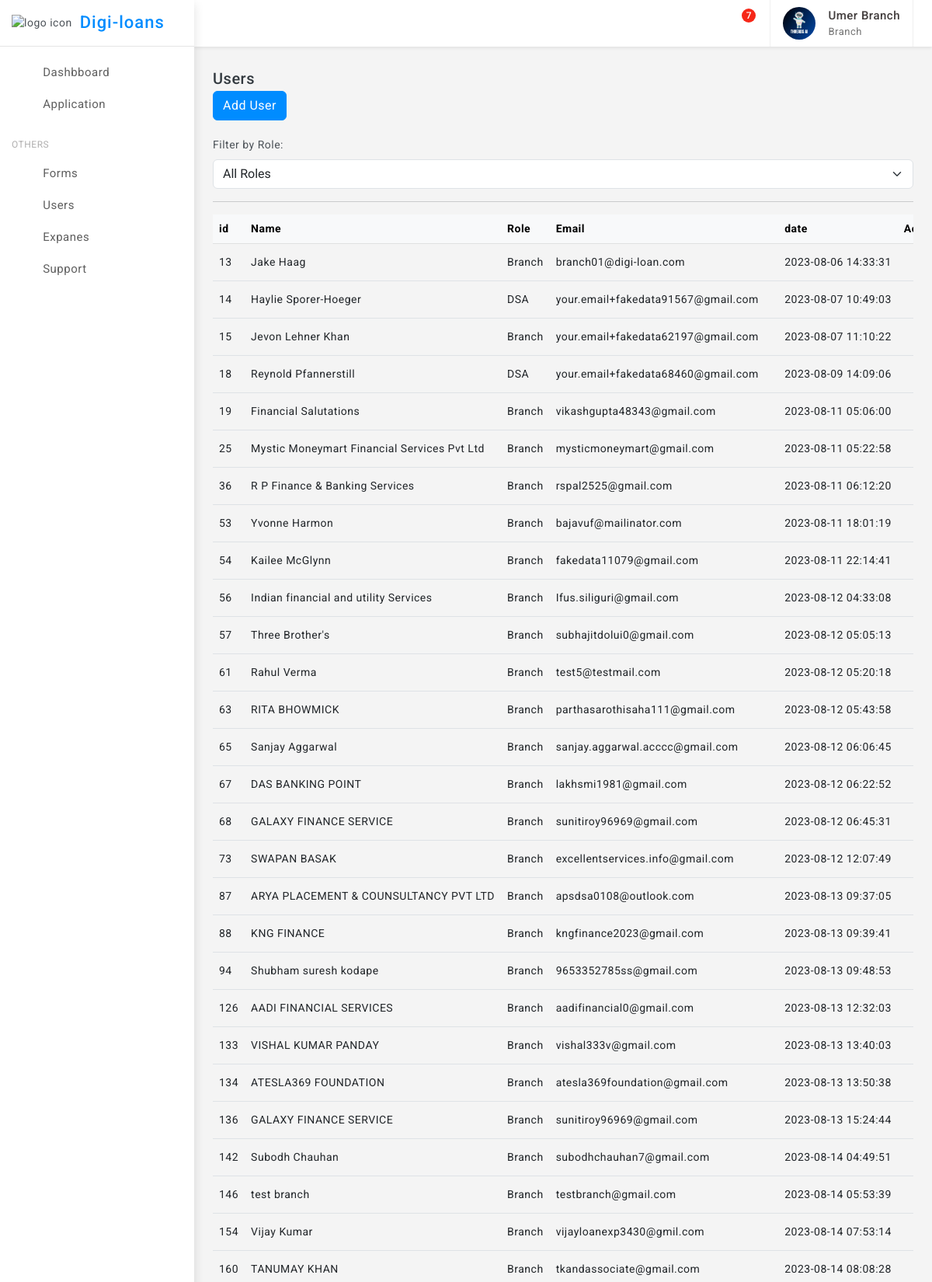
Page /users (signed in, upper part) on the committed database.
### tables this page shows
CREATE TABLE Roles (
                role_id INTEGER PRIMARY KEY,
                role_name TEXT NOT NULL,
                created_time TIMESTAMP DEFAULT CURRENT_TIMESTAMP,
                updated_time TIMESTAMP DEFAULT CURRENT_TIMESTAMP
            );

CREATE TABLE "Users" (
	"user_id"	INTEGER,
	"email"	TEXT NOT NULL,
	"password"	TEXT NOT NULL,
	"role_id"	INTEGER,
	"full_name"	TEXT,
	"date_of_birth"	TEXT,
	"address"	TEXT,
	"phone_number"	TEXT,
	"created_time"	TIMESTAMP DEFAULT CURRENT_TIMESTAMP,
	"updated_time"	TIMESTAMP DEFAULT CURRENT_TIMESTAMP,
	"approved"	INTEGER,
	"createdBy"	INTEGER,
	"branchBy"	INTEGER,
	PRIMARY KEY("user_id"),
	FOREIGN KEY("branchBy") REFERENCES "Users"("user_id")
);

### flask_app.py (the view, shortened to what this page needs)
@app.route('/users')
def admin_users():
    user_id=session["user"][0]
    role_id=session["role"][0]
    if(role_id==1):
        users = get_users_super_admin()
    elif (role_id==3):
        users=get_branch_users_branchdBy(user_id)
    final_users = [tuple(user) + (get_role(user[3])[1],get_user_image(user[0],),user_documentdb.get_user_document_by_id(user[0]),disabledb.get_disabled_user(user[0])) for user in users]
    return render_template("users_list.html",users=final_users,get_user=get_user)

### databse/db_service.py (called while the page is built)
def connect_db():
    return sqlite3.connect('databse/digi_loans.db')

def get_role(role_id):
    conn = connect_db()
    cursor = conn.cursor()
    try:
        cursor.execute('SELECT * FROM Roles WHERE role_id = ?', (role_id,))
        role = cursor.fetchone()
        conn.close()
        return role
    except sqlite3.Error as e:
        print("Error getting role:", e)
        conn.close()
        return None

def get_user_image(user_id):
    try:
        conn = connect_db()
        cursor = conn.cursor()
        cursor.execute('SELECT * FROM UserProfile WHERE user_id = ?', (user_id,))
        result = cursor.fetchone()  # Fetch one row, assuming you want to retrieve a single user's image data
        conn.commit()
        print("got image result for ",user_id," : ",result)
        return result  # Return the fetched result
    except sqlite3.Error as e:
        print("Error get_user_image:", e)
        if conn:
            conn.rollback()
        return None  # Return None to indicate an error

def get_branch_users_branchdBy(branch_id):
    conn = connect_db()
    cursor = conn.cursor()
    try:
        cursor.execute('''
            SELECT * FROM Users WHERE role_id > 2 AND branchBy = ?
        ''', (branch_id,))
        users = cursor.fetchall()
        conn.close()
        return users
    except sqlite3.Error as e:
        print("Error get_branch_users_branchdBy :", e)
        conn.close()
        return None

### databse/disabled_manage.py (called while the page is built)
def get_disabled_user(user_id):
    connection = db.connect_db()
    try:
        with connection:
            cursor = connection.cursor()
            cursor.execute("SELECT disabled FROM disabled_user WHERE user_id = ?", (user_id,))
            user_disabled = cursor.fetchone()
            if user_disabled is not None:
                return user_disabled[0]  # Return the value of the "disabled" column
            else:
                return False  # User is not found
    finally:
        connection.close()

### databse/user_document.py (called while the page is built)
def get_user_document_by_id(user_id):
    connection = db.connect_db()
    cursor = connection.cursor()
    try:
        cursor.execute("SELECT * FROM UserDocument WHERE user_id=?", (user_id,))
        return cursor.fetchone()
    except Exception as e:
        print("Error retrieving user document:", e)
    finally:
        connection.close()

### templates/users_list.html (shortened to what this page needs)
{% extends 'base.html' %}
{% block content %}
<div class="page-wrapper">
    <div class="page-content">
        <div class="card-body">
            <div class="d-flex align-items-center">
                <div>
                    <h5 class="mb-0">Users</h5>
                </div>
                <div class="font-22 ms-auto"><i class="bx bx-dots-horizontal-rounded"></i></div>
            </div>
            <div class="ms-auto">
                <div class="btn-group">
                    <a href="{{url_for('adduser')}}" class="btn btn-primary">Add User</a>
                </div>
            </div><br>
            <div class="ms-auto">
                <label for="roleFilter" class="form-label">Filter by Role:</label>
                <select id="roleFilter" class="form-select">
                    <option value="">All Roles</option>
                </select>
            </div>
            <hr>
            <div class="table-responsive">
                <table class="table align-middle mb-0">
                    <thead class="table-light">
                        <tr>
                            <th>id</th>
                            <th>Name</th>
                            <th>Role</th>
                            <th>Email</th>
                            <th>date</th>
                            <th>Action</th>
                        </tr>
                    </thead>
                    <tbody>
                        {% for user in users %}
                        <tr class="user-row">
                            <td>{{ user[0] }}</td>
                            <td>{{ user[4] }}</td>
                            <td class="role-cell">{{ user[13] }}</td>
                            <td>{{ user[1] }}</td>
                            <td>{{ user[8] }}</td>
                            <td>
                        </tr>
                        {% endfor %}
                    </tbody>
                </table>
            </div>
        </div>
    </div>
</div>
{% endblock %}

### templates/base.html (shortened to what this page needs)
<!doctype html>
<html lang="en">
<head>
	<link href="{{ url_for('static', filename='assets/plugins/vectormap/jquery-jvectormap-2.0.2.css') }}" rel="stylesheet"/>
	<link href="{{ url_for('static', filename='assets/plugins/simplebar/css/simplebar.css') }}" rel="stylesheet" />
	<link href="{{ url_for('static', filename='assets/plugins/perfect-scrollbar/css/perfect-scrollbar.css') }}" rel="stylesheet" />
	<link href="{{ url_for('static', filename='assets/plugins/metismenu/css/metisMenu.min.css') }}" rel="stylesheet"/>
	<link href="{{ url_for('static', filename='assets/plugins/datatable/css/dataTables.bootstrap5.min.css') }}" rel="stylesheet" />
	<link href="{{ url_for('static', filename='assets/css/pace.min.css') }}" rel="stylesheet"/>
	<link href="{{ url_for('static', filename='assets/css/bootstrap.min.css') }}" rel="stylesheet">
	<link href="{{ url_for('static', filename='assets/css/bootstrap-extended.css') }}" rel="stylesheet">
	<link href="{{ url_for('static', filename='assets/css/app.css') }}" rel="stylesheet">
	<link href="{{ url_for('static', filename='assets/css/icons.css') }}" rel="stylesheet">
	<link rel="stylesheet" href="{{ url_for('static', filename='assets/css/dark-theme.css') }}"/>
	<link rel="stylesheet" href="{{ url_for('static', filename='assets/css/semi-dark.css') }}"/>
	<link rel="stylesheet" href="{{ url_for('static', filename='assets/css/header-colors.css') }}"/>
</head>
<body>
	<div class="wrapper">
		<div class="sidebar-wrapper" data-simplebar="true">
			<div class="sidebar-header">
				<div>
					<img src="{{ url_for('static', filename='assets/images/logo-icon.png') }}" class="logo-icon" alt="logo icon">
				</div>
				<div>
					<h4 class="logo-text">Digi-loans</h4>
				</div>
				<div class="toggle-icon ms-auto"><i class='bx bx-arrow-back'></i>
				</div>
			 </div>
			<ul class="metismenu" id="menu">
				<li>
					<a href="/" >
						<div class="parent-icon"><i class='bx bx-home'></i>
						</div>
						<div class="menu-title">Dashbboard</div>
					</a>
				</li>
				<li>
					<a href="{{ url_for('all_applications') }}" >
						<div class="parent-icon"><i class="bx bx-category"></i>
						</div>
						<div class="menu-title">Application</div>
					</a>
				</li>
				<li class="menu-label">Others</li>
				<li>
					<a href="{{ url_for('admin_forms') }}" >
						<div class="parent-icon"><i class='bx bx-cookie'></i>
						</div>
						<div class="menu-title">Forms</div>
					</a>
				</li>
				{% if session["role"][0]<4 %}
				<li>
					<a href="{{ url_for('admin_users') }}" >
						<div class="parent-icon"><i class='bx bx-user'></i>
						</div>
						<div class="menu-title">Users</div>
					</a>
				</li>
				<li>
					<a href="{{ url_for('expanes_routes.expenses') }}" >
						<div class="parent-icon"><i class='bx bx-money'></i>
						</div>
						<div class="menu-title">Expanes</div>
					</a>
				</li>
				{% endif %}
				<li>
					<a href="http://digi-loans.com/" target="_blank">
						<div class="parent-icon"><i class="bx bx-support"></i>
						</div>
						<div class="menu-title">Support</div>
					</a>
				</li>
			</ul>
		</div>
		<header>
			<div class="topbar d-flex align-items-center">
				<nav class="navbar navbar-expand gap-3">
					  <div class="top-menu ms-auto">
						<ul class="navbar-nav align-items-center gap-1">
							<li class="nav-item dark-mode d-none d-sm-flex">
								<a class="nav-link dark-mode-icon" href="javascript:;"><i class='bx bx-moon'></i>
								</a>
							</li>
							<li class="nav-item dropdown dropdown-large">
								<a class="nav-link dropdown-toggle dropdown-toggle-nocaret position-relative" href="#" data-bs-toggle="dropdown"><span class="alert-count">7</span>
									<i class='bx bx-bell'></i>
								</a>
							</li>
						</ul>
					</div>
					<div class="user-box dropdown px-3">
						<a class="d-flex align-items-center nav-link dropdown-toggle gap-3 dropdown-toggle-nocaret" href="#" role="button" data-bs-toggle="dropdown" aria-expanded="false">
							{% if session['image'] %}
							<img src="{{ url_for('static', filename=session['image'][2]) }}" class="user-img" alt="user avatar">
							{% endif %}
							<div class="user-info">
								<p class="user-name mb-0">{{session['user'][4]}}</p>
								<p class="designattion mb-0">{{session['role'][1]}}</p>
							</div>
						</a>
					</div>
				</nav>
			</div>
		</header>
		{% block content %}{% endblock %}
	</div>
</body>
</html>

### static/assets/css/app.css (style rules this page uses)
body { font-size: 14px; color: #4c5258; letter-spacing: .5px; background: #f4f4f4; overflow-x: hidden; font-family: Roboto, sans-serif }
a { text-decoration: none }
.wrapper { width: 100%; position: relative }
.sidebar-wrapper { width: 250px; height: 100%; position: fixed; top: 0; bottom: 0; left: 0; background: #fff; border-right: 0 solid #e4e4e4; z-index: 11; box-shadow: 0 .3rem .8rem rgba(0, 0, 0, .12); transition: all .2s ease-out }
.sidebar-header { width: 250px; height: 60px; display: flex; align-items: center; position: fixed; top: 0; bottom: 0; padding: 0 15px; z-index: 5; background: #fff; background-clip: padding-box; border-bottom: 1px solid #e4e4e4 }
.logo-icon { width: 30px }
.logo-text { font-size: 22px; margin-left: 10px; margin-bottom: 0; letter-spacing: 1px; color: #008cff; }
.toggle-icon { font-size: 22px; cursor: pointer; color: #008cff }
.topbar { position: fixed; top: 0; left: 250px; right: 0; height: 60px; background: #fff; border-bottom: 1px solid rgb(228 228 228 / 0%); z-index: 10; -webkit-box-shadow: 0 .125rem .25rem rgba(0, 0, 0, .075); box-shadow: 0 .125rem .25rem rgba(0, 0, 0, .075); }
.topbar .navbar { width: 100%; height: 60px; padding-left: 1.5rem; padding-right: 1.5rem; }
.page-wrapper { height: 100%; margin-top: 60px; margin-bottom: 30px; margin-left: 250px }
.page-content { padding: 1.5rem 1.5rem 0.7rem 1.5rem }
.sidebar-wrapper ul { padding: 0; margin: 0; list-style: none; background: 0 0 }
.sidebar-wrapper .metismenu { background: 0 0; display: -webkit-box; display: -ms-flexbox; display: flex; padding: 10px; margin-top: 60px; -webkit-box-orient: vertical; -webkit-box-direction: normal; -ms-flex-direction: column; flex-direction: column }
.sidebar-wrapper .metismenu li+li { margin-top: 5px }
.sidebar-wrapper .metismenu li:first-child { margin-top: 5px }
.sidebar-wrapper .metismenu li:last-child { margin-bottom: 5px }
.sidebar-wrapper .metismenu>li { display: -webkit-box; display: -ms-flexbox; display: flex; -webkit-box-orient: vertical; -webkit-box-direction: normal; -ms-flex-direction: column; flex-direction: column; position: relative }
.sidebar-wrapper .metismenu a { position: relative; display: flex; align-items: center; justify-content: left; padding: 6px 16px; font-size: 15px; color: #5f5f5f; outline-width: 0; text-overflow: ellipsis; overflow: hidden; letter-spacing: .5px; border-radius: 0.25rem; transition: all .3s ease-out }
.sidebar-wrapper .metismenu a .parent-icon { font-size: 24px; line-height: 1 }
.sidebar-wrapper .metismenu a .menu-title { margin-left: 10px }
.menu-label { padding: 20px 15px 5px 5px; color: #b0afaf; text-transform: uppercase; font-size: 12px; letter-spacing: .5px }
.font-22 { font-size: 22px }
.topbar .navbar .navbar-nav .nav-item { display: flex; align-items: center; justify-content: center; width: auto; height: 60px; }
.topbar .navbar .navbar-nav .nav-link { color: #212529; font-size: 22px; border-radius: 50%; display: flex; align-items: center; justify-content: center; width: 42px; height: 42px; transition: 0.3s cubic-bezier(0.075, 0.82, 0.165, 1); }
.dropdown-toggle-nocaret:after { display: none }
.alert-count { position: absolute; top: 2px; left: 22px; width: 18px; height: 18px; display: flex; align-items: center; justify-content: center; border-radius: 50%; font-size: 12px; font-weight: 500; color: #fff; background: #f62718 }
.user-img { width: 42px; height: 42px; border-radius: 50%; border: 0 solid #e5e5e5; padding: 0; }
.user-info .user-name { font-size: 15px; font-weight: 500; color: #413c3c }
.user-info .designattion { font-size: 13px; color: #747474 }
.user-box { display: flex; align-items: center; height: 60px; border-left: 1px solid #f0f0f0; border-right: 1px solid #f0f0f0; }
.dropdown-large { position: relative }

### rows in the picture
Roles: role_name "Branch", role_name "Branch" "Branch" "Branch" "Branch" "Branch" "Branch" "Branch" "Branch" "Branch" "Branch" "Branch" "Branch" "Branch" "Branch" "Branch" "Branch" "Branch" "Branch" "Branch" "Branch" "Branch" "Branch" "Branch" "Branch" "Branch" "Branch"
Users: full_name "Jake Haag", email "branch01@digi-loan.com", created_time "2023-08-06 14:33:31"
Users: full_name "Haylie Sporer-Hoeger", email "your.email+fakedata91567@gmail.com", created_time "2023-08-07 10:49:03"
Roles: role_name "DSA" "DSA"
Users: full_name "Jevon Lehner Khan", email "your.email+fakedata62197@gmail.com", created_time "2023-08-07 11:10:22"
Users: full_name "Reynold Pfannerstill", email "your.email+fakedata68460@gmail.com", created_time "2023-08-09 14:09:06"
Users: full_name "Financial Salutations", email "vikashgupta48343@gmail.com", created_time "2023-08-11 05:06:00"
Users: full_name "Mystic Moneymart Financial Services Pvt Ltd", email "mysticmoneymart@gmail.com", created_time "2023-08-11 05:22:58"
Users: full_name "R P Finance & Banking Services", email "rspal2525@gmail.com", created_time "2023-08-11 06:12:20"
Users: full_name "Yvonne Harmon", email "bajavuf@mailinator.com", created_time "2023-08-11 18:01:19"
Users: full_name "Kailee McGlynn", email "fakedata11079@gmail.com", created_time "2023-08-11 22:14:41"
Users: full_name "Indian financial and utility Services", email "Ifus.siliguri@gmail.com", created_time "2023-08-12 04:33:08"
Users: full_name "Three Brother's", email "subhajitdolui0@gmail.com", created_time "2023-08-12 05:05:13"
Users: full_name "Rahul Verma", email "test5@testmail.com", created_time "2023-08-12 05:20:18"
Users: full_name "RITA BHOWMICK", email "parthasarothisaha111@gmail.com", created_time "2023-08-12 05:43:58"
Users: full_name "Sanjay Aggarwal", email "sanjay.aggarwal.acccc@gmail.com", created_time "2023-08-12 06:06:45"
Users: full_name "DAS BANKING POINT", email "lakhsmi1981@gmail.com", created_time "2023-08-12 06:22:52"
Users: full_name "GALAXY FINANCE SERVICE", email "sunitiroy96969@gmail.com", created_time "2023-08-12 06:45:31"
Users: full_name "SWAPAN BASAK", email "excellentservices.info@gmail.com", created_time "2023-08-12 12:07:49"
Users: full_name "ARYA PLACEMENT & COUNSULTANCY PVT LTD", email "apsdsa0108@outlook.com", created_time "2023-08-13 09:37:05"
Users: full_name "KNG FINANCE", email "kngfinance2023@gmail.com", created_time "2023-08-13 09:39:41"
Users: full_name "Shubham suresh kodape", email "9653352785ss@gmail.com", created_time "2023-08-13 09:48:53"
Users: full_name "AADI FINANCIAL SERVICES", email "aadifinancial0@gmail.com", created_time "2023-08-13 12:32:03"
Users: full_name "VISHAL KUMAR PANDAY", email "vishal333v@gmail.com", created_time "2023-08-13 13:40:03"
Users: full_name "ATESLA369 FOUNDATION", email "atesla369foundation@gmail.com", created_time "2023-08-13 13:50:38"
Users: full_name "GALAXY FINANCE SERVICE", email "sunitiroy96969@gmail.com", created_time "2023-08-13 15:24:44"
Users: full_name "Subodh Chauhan", email "subodhchauhan7@gmail.com", created_time "2023-08-14 04:49:51"
Users: full_name "test branch", email "testbranch@gmail.com", created_time "2023-08-14 05:53:39"
Users: full_name "Vijay Kumar", email "vijayloanexp3430@gmil.com", created_time "2023-08-14 07:53:14"
Users: full_name "TANUMAY KHAN", email "tkandassociate@gmail.com", created_time "2023-08-14 08:08:28"

### other values in the picture
{{ session['user'][4] }} "Umer Branch"
{{ user[0] }} "13" "14" "15" "18" "19" "25" "36" "53" "54" "56" "57" "61" "63" "65" "67" "68" "73" "87" "88" "94" "126" "133" "134" "136" "142" "146" "154" "160"
